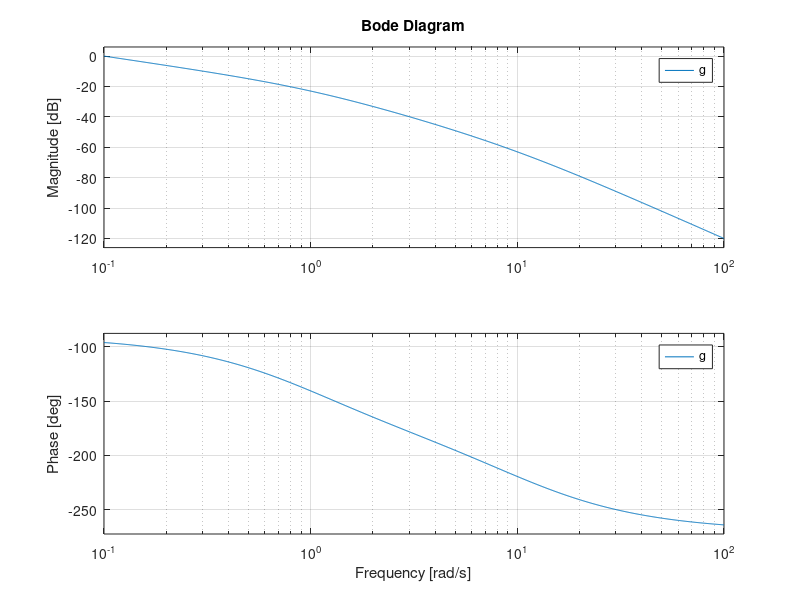
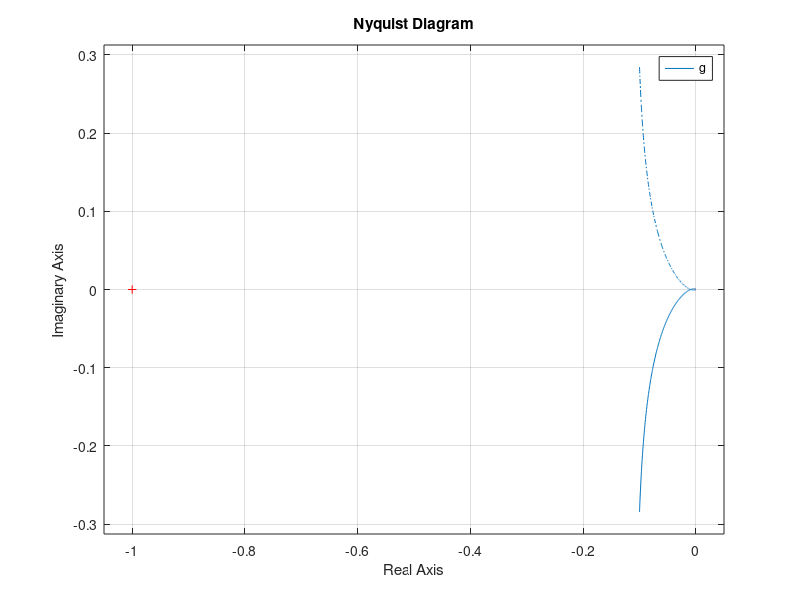
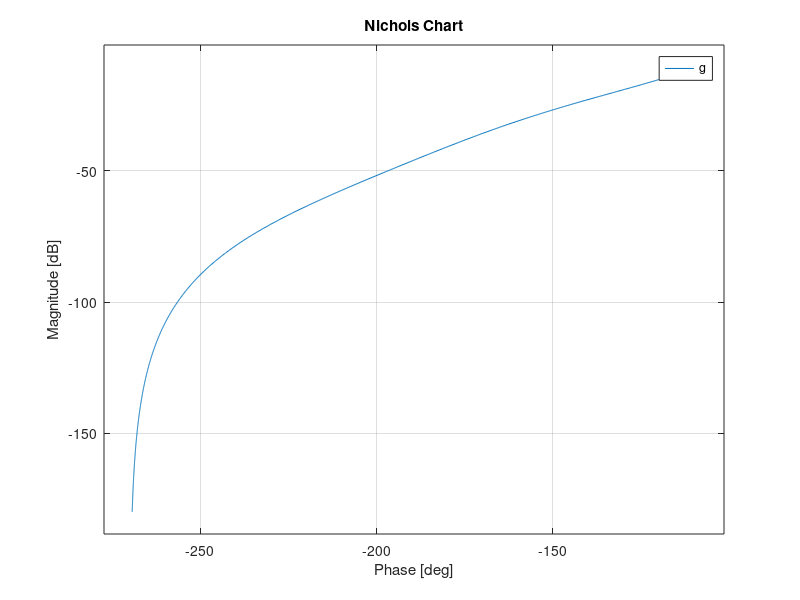

These charts were generated, in order, by the following MATLAB code:
clear all; close all; clc;
s=zpk('s');
g= 1/(s*(s+1)*(s+10))
figure
bode(g)
grid on;
figure
nyquist(g)
grid on;
figure
nichols(g)
grid on;
hold on;
